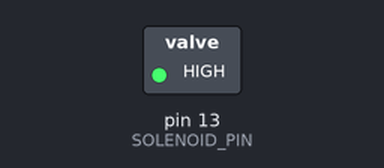
A sketch run on a simulated Arduino Uno, built with avr-gcc and run on an emulated ATmega328P. Parts: switched loads named in the sketch (green lamp = pin HIGH). Dashed ring = blinking.

Above: at 0.05 s.
Timing chart, 0 to 3.0 s (numbered marks = the images above):
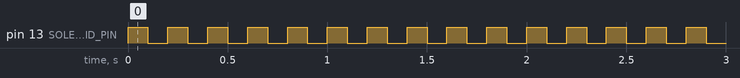

The sketch:

test_solenoid.ino
```cpp
#define SOLENOID_PIN 13

boolean state_solenoid = HIGH;
void setup() {
  // put your setup code here, to run once:
  pinMode(SOLENOID_PIN, OUTPUT);
}

void loop() {
  // put your main code here, to run repeatedly:
  if(state_solenoid == HIGH){
      digitalWrite(SOLENOID_PIN, HIGH);
      state_solenoid = LOW;
  }
  else{
      digitalWrite(SOLENOID_PIN, LOW);
      state_solenoid = HIGH;
  }
  delay(100);
}
```

Solenoid.cpp
```cpp
#include "Solenoid.h"

Solenoid::Solenoid(byte s_pin){
  sold_pin = s_pin;
  solenoidState = false;
  pinMode(sold_pin, OUTPUT);
}

void Solenoid::trigger(){
   for( int i =0; i <2; i++){
     if(getState() == true){
         on();
         setState(false);
     }
     else{
         off();
         setState(true);
     }
      delay(100);
   }
}

void Solenoid::on(){
  digitalWrite(sold_pin, HIGH);
}

void Solenoid::off(){
  digitalWrite(sold_pin, LOW);
}

boolean Solenoid::getState(){
  return solenoidState;
}

void Solenoid::setState(boolean decision){
  solenoidState = decision;
}
```

Solenoid.h
```cpp
#ifndef Solenoid_h
#define Solenoid_h

#if (ARDUINO >= 100)
  #include "Arduino.h"
#else
  #include "WProgram.h"
#endif

class Solenoid {
  public:

    // Constructor
    Solenoid(byte sold_pin);

    // Datatypes

    // Methods
    void trigger();
    void on();
    void off();
    void setState(boolean decision);
    boolean getState();

  private:
    // Constructor

    // Datatypes
    byte sold_pin;
    boolean solenoidState;
    // Methods

};

#endif
```

Stepper.ino
```cpp
/*
#define but_pin 8
#define SOLENOID_PIN 22
#define step_pin 33 //35 37 39 41
#define en_pin 23 // 25 27 29 31
#define rot_pin 43 // 45 47 49 51


int index;
int counter = 0;
int MAX_LENGTH = 0;
boolean changeState = LOW;
boolean counterStart = LOW;
boolean state_solenoid = HIGH;


  //int cell[]={CELL_ONE, CELL_TWO, CELL_THREE, CELL_FOUR, CELL_FIVE, CELL_ZERO};
boolean receivedInput = false;
boolean movingStepper = false;

// Serial variable
char val[10];
int input; // 0 = no input, 1 = go to first cell,
           // 2 = go to second cell,..., 5 = go to fifth cell
           // 12 = go to first cell then second cell,
           // 123 = go to first to the third cell, and so on

struct boolCell{
  boolean bCell1;
  boolean bCell2;
  boolean bCell3;
  boolean bCell4;
  boolean bCell5;
};

struct boolCell bCellInstance;
// Setup
void setup()
{
  Serial.begin(9600);
  pinMode(but_pin, INPUT);

  pinMode(SOLENOID_PIN, OUTPUT);
  state_solenoid = HIGH;

  cellHasReached = LOW;
  counterStart = LOW;
  counter = 0;
  state = Start_State;
  input = 0;
  index = 0;
  getMaxLength();
  bCellInstance.bCell1 = false;
  bCellInstance.bCell2 = false;
  bCellInstance.bCell3 = false;
  bCellInstance.bCell4 = false;
  bCellInstance.bCell5 = false;
}


int ferrofluidDisplay(int state){

  switch(state){
    case Start_State:
   // Serial.println("@ Start State");
      if(!origin_State){
        sm1.goToOrigin();
      }
      else{
        state = Wait_State;
        input = 0; // make sure no user put any input before goign to wait state
      }
    break;

    case Wait_State:
      getSerial();
      if( input != 0){
       // Serial.println("@ Wait State");
        receivedInput = true;
        sendInput(input);
      }

        if(receivedInput == false){
         // Serial.println("@ 1 State");
          state = Wait_State;
        }
        else if(receivedInput && !movingStepper && origin_State){
         // Serial.println("@ 2 State");
        //Serial.println("@ Wait State");
          state = Move_State;
          sm1.setOriginState(false);
          movingStepper = true; // checks any of the motors states are moving
          counterStart = HIGH;
        }
    break;

    case Move_State:
  //  Serial.println(counter);
        if( receivedInput && movingStepper && !origin_State){
          state = Move_State;
         // counterStart = HIGH;
          sm1.goToCell(bCellInstance.bCell1, bCellInstance.bCell2, bCellInstance.bCell3, bCellInstance.bCell4, bCellInstance.bCell5);
          // if stepper finishes going to all cells then set receiveInputState = false
        }
        else if( !receivedInput && !movingStepper && !origin_State){
          state = Start_State;
      //    Serial.println("Stop");
          sm1.setOriginState(false);
         // input = 0;
        }
    break;

    default:
      state = Start_State;
  }
  //Serial.println(state);

  return state;
}


int currentCell = 0;
boolean goHome = false;


  //int createLine(int currentCell){
  //  if( currentCell == 4 && cellHasReached == HIGH){
  //    currentCell = 5;
  //    cellHasReached = LOW;
  //    //turnOffSM();
  //    goHome = true;
  //  }
  //  else if( currentCell == 3 && cellHasReached == HIGH) {
  //    currentCell = 4;
  //    cellHasReached = LOW;
  //    pauseSM(5);
  //    counterStart = HIGH;
  //  }
  //    else if( currentCell == 2 && cellHasReached == HIGH) {
  //    currentCell = 3;
  //    cellHasReached = LOW;
  //    pauseSM(5);
  //    counterStart = HIGH;
  //  }
  //    else if( currentCell == 1 && cellHasReached == HIGH) {
  //    currentCell = 2;
  //    cellHasReached = LOW;
  //    pauseSM(5);
  //    counterStart = HIGH;
  //  }
  //    else if( currentCell == 0 && cellHasReached == HIGH) {
  //    currentCell = 1;
  //    cellHasReached = LOW;
  //    pauseSM(5);
  //    counterStart = HIGH;
  //  }
  //  return currentCell;
  //}


void getMaxLength(){
  MAX_LENGTH = CELL_FOUR;
}
void loop()
{

  //struct bCell bCellinstance;
  //  boolean one = bCellInstance.bCell1;
  //  boolean two = bCellInstance.bCell2;
  //  boolean three = bCellInstance.bCell3;
  //  boolean four = bCellInstance.bCell4;
  //  boolean five = bCellInstance.bCell5;


 state = ferrofluidDisplay(state);
  //getSerial();

  //if( input != NULL){
  //    //    Serial.println("@ Wait State");
  //       // receivedInput = true;
  //   //     Serial.print("\t");
  //        Serial.print(val);
  //        sendInput(val);
  //}


 //stepper(one, two, three, four, five);


}

*/
```

StepperMotor.cpp
```cpp
#include "StepperMotor.h"
#include "Solenoid.h"

StepperMotor::StepperMotor(byte s_pin, byte r_pin, byte e_pin, byte sld_pin, byte b_pin, boolean d = CCW){
  step_pin = s_pin;
  rot_pin = r_pin;
  en_pin = e_pin;
  but_pin = b_pin;
  sold_pin = sld_pin;
  counter = 0;
  originState = false;
  moveState = false;
  buttonState = false;
  counterState = false;
  setDirection(d);

  pinMode(step_pin, OUTPUT);
  pinMode(rot_pin, OUTPUT);
  pinMode(en_pin, OUTPUT);
  pinMode(but_pin, OUTPUT);

}

void StepperMotor::resetCounter(){
  counter = 0;
}

void StepperMotor::setCells(boolean cellOne, boolean cellTwo, boolean cellThree, boolean cellFour, boolean cellFive){
  bCellOne = cellOne;
  bCellTwo = cellTwo;
  bCellThree = cellThree;
  bCellFour = cellFour;
  bCellFive = cellFive;
  counterState = true;
}

void StepperMotor::goToCells(){
  // If any of the parameters are true it will go to that cell.
  // Starting from first cell to the last.
  //struct boolCell bCellInstance;


  if(counterState == true){
    // avoid overflow
    if(counter < MAX_COUNTER){
      counter++;
    }
    setDirection(CW);
    turnOnSM();
    runSM();
    setOriginState(false);
  }

  if(bCellOne == false && bCellTwo == false &&  bCellThree == false && bCellFour == false && bCellFive == false){
    counterState = false;
    resetCounter();
    turnOffSM();

  }
  else if(bCellOne == false && bCellTwo == false &&  bCellThree == false && bCellFour == false && bCellFive == true){
    if(counter >= CELL_FIVE){
      bCellFive = false;
      // trigger solenoid
      //solenoid.trigger();
      pauseSM(5);
    }
  }
  else if (bCellOne == false && bCellTwo == false &&  bCellThree == false && bCellFour == true  ){ //&& bCellFive == false
    if(counter >= CELL_FOUR){
      bCellFour = false;
      pauseSM(5);
      // trigger solenoid
    }
  }
  else if (bCellOne == false && bCellTwo == false &&  bCellThree == true ){//&& bCellFour == false && bCellFive == false
    if(counter >= CELL_THREE){
      bCellThree = false;
      // trigger solenoid
      pauseSM(5);
    }
  }
  else if(bCellOne == false && bCellTwo == true ){ //&&  bCellThree == false && bCellFour == false && bCellFive == false
    if(counter >= CELL_TWO){
      bCellTwo = false;
      // trigger solenoid
      pauseSM(5);
    }
  }
  else if(bCellOne == true){ //
    if(counter >= CELL_ONE){
      bCellOne = false;
      //triggerSolenoid();

      pauseSM(5);
    }
  }

}


void StepperMotor::gotoOrigin(){
  buttonState = digitalRead(but_pin);

   if(buttonState == LOW){
      setDirection(CCW);
      turnOnSM();
      runSM();
      setOriginState(false);
      if(counter < MAX_COUNTER){
        counter++;
      }
   }
   else{
    turnOffSM();
    setDirection(CW);
    setOriginState(true);
    Serial.println(counter);
    resetCounter();
   }
}

boolean StepperMotor::isAtOrigin(){
  return originState;
}

boolean StepperMotor::isMoving(){
  return moveState;
}

void StepperMotor::setOriginState(boolean state){
  originState = state;
}


void StepperMotor::pauseSM(int sec){
    sec = sec*100;
    turnOffSM();
    delay(sec);
    turnOnSM();
}

void StepperMotor::setDirection(boolean dir){
  if(dir == CW){
    digitalWrite(rot_pin, LOW);
  }
  else if(dir == CCW){
    digitalWrite(rot_pin, HIGH);
  }
}

void StepperMotor::runSM(){
  turnOnSM();
  unsigned long currentMillis = millis();
  if( currentMillis - previousMillis > 2){
    step();
    previousMillis = currentMillis;
  }

}
/*
 * fix the delay stepper and delay part to millis
 *
 */
void StepperMotor::step(){
  static int lastStep = 0;
  switch(lastStep){
    case 0:
      digitalWrite(step_pin,HIGH);
      break;

    case 1:
      digitalWrite(step_pin,LOW);
      break;
  }
  lastStep++;
  if(lastStep > 2){
    lastStep = 0;
  }
}

void delaySM(unsigned long t){
  if(millis > t +3){

  }
}
void StepperMotor::t1Start(){
  t1 = millis();
}

void StepperMotor::t2Start(){
  t2 = millis();
}

void StepperMotor::turnOnSM(){
  digitalWrite(en_pin,LOW);
  moveState = true;
}

void StepperMotor::turnOffSM(){
  digitalWrite(en_pin,HIGH);
  moveState = false;
}
```

StepperMotor.h
```cpp
#ifndef StepperMotor_h
#define StepperMotor_h

#if (ARDUINO >= 100)
  #include "Arduino.h"
#else
  #include "WProgram.h"
#endif

#define CW 0
#define CCW 1

#include "Solenoid.h"

class StepperMotor {
  public:
    // Constructor
    StepperMotor(byte step_pin, byte rot_pin, byte en_pin, byte sld_pin, byte but_pin, boolean dir = CCW);

    // Datatypes


    // Methods
    void pauseSM(int s);
    void turnOnSM();
    void turnOffSM();
    void runSM();
    void goToCells();
    void setDirection(boolean dir);
    void gotoOrigin();
    void setOriginState(boolean state);
    void setCells(boolean cellOne, boolean cellTwo, boolean cellThree, boolean cellFour, boolean cellFive);
    boolean isAtOrigin();
    boolean isMoving();
    //Solenoid solenoid;

  private:
    // Data types
    const int WIDTH_NUM = 651;
    // Ideal range is about 1200-1300
    const int CELL_FIVE = WIDTH_NUM;
    const int CELL_FOUR = (CELL_FIVE/5)*4;
    const int CELL_THREE = (CELL_FIVE/5)*3;
    const int CELL_TWO = (CELL_FIVE/5)*2;
    const int CELL_ONE = (CELL_FIVE/5);
    const int CELL_ZERO = 0;
    const int MAX_COUNTER = 5000;
    byte step_pin;
    byte rot_pin;
    byte en_pin;
    byte but_pin;
    byte sold_pin;
    boolean dir;
    boolean buttonState;
    boolean originState;
    boolean moveState;
    boolean counterState;
    boolean bCellOne;
    boolean bCellTwo;
    boolean bCellThree;
    boolean bCellFour;
    boolean bCellFive;
    int seconds;
    int counter;
    unsigned long t1;
    unsigned long previousMillis;
    unsigned long t2;

    // Methods
    void startTimer();
    void resetCounter();
    void t1Start();
    void t2Start();
    void step();

};

#endif
```

TouchScreenDisplay.ino
```cpp
/*

#include <Nextion.h>

NexButton b0 = NexButton(0, 1, "b0");

NexTouch *nex_listen_list[] =
{
  &b0,
  NULL
};

void buttonPress( void *ptr ){
  dbSerialPrintln("b0 Pressed");
}

void setup(void){
  nexInit();
  // If changed to any other baud make sure to change it according in the Serial monitor.
  // ocated bottom right corner.
  Serial.begin(9600);

  b0.attachPush(buttonPress);

  dbSerialPrintln("Setup Done");
}

void loop(void){
  nexLoop(nex_listen_list);
}
*/
```

Measured:
- by itself, pin 13 (SOLENOID_PIN): alternates HIGH for 0.10 s and LOW for 0.10 s
